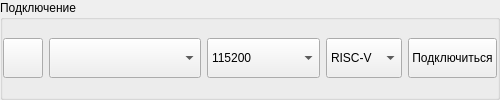
       <widget class="QGroupBox" name="gbox_connect">
        <property name="sizePolicy">
         <sizepolicy hsizetype="Minimum" vsizetype="Fixed">
          <horstretch>0</horstretch>
          <verstretch>0</verstretch>
         </sizepolicy>
        </property>
        <property name="minimumSize">
         <size>
          <width>500</width>
          <height>0</height>
         </size>
        </property>
        <property name="maximumSize">
         <size>
          <width>166675</width>
          <height>16777215</height>
         </size>
        </property>
        <property name="title">
         <string>Подключение</string>
        </property>
        <property name="flat">
         <bool>false</bool>
        </property>
        <property name="checkable">
         <bool>false</bool>
        </property>
        <layout class="QHBoxLayout" name="horizontalLayout_3" stretch="0,0">
         <property name="leftMargin">
          <number>0</number>
         </property>
         <property name="topMargin">
          <number>0</number>
         </property>
         <property name="rightMargin">
          <number>0</number>
         </property>
         <property name="bottomMargin">
          <number>0</number>
         </property>
         <item>
          <layout class="QHBoxLayout" name="hbox_port" stretch="1,4,3,2">
           <item>
            <widget class="QPushButton" name="btn_updport">
             <property name="sizePolicy">
              <sizepolicy hsizetype="Minimum" vsizetype="Preferred">
               <horstretch>0</horstretch>
               <verstretch>0</verstretch>
              </sizepolicy>
             </property>
             <property name="minimumSize">
              <size>
               <width>0</width>
               <height>0</height>
              </size>
             </property>
             <property name="maximumSize">
              <size>
               <width>40</width>
               <height>40</height>
              </size>
             </property>
             <property name="toolTip">
              <string>Обновить список портов</string>
             </property>
             <property name="text">
              <string notr="true"/>
             </property>
             <property name="icon">
              <iconset resource="view.ui.qrc">
               <normaloff>:/icons/update.png</normaloff>:/icons/update.png</iconset>
             </property>
            </widget>
           </item>
           <item>
            <widget class="QComboBox" name="combo_port">
             <property name="sizePolicy">
              <sizepolicy hsizetype="Fixed" vsizetype="Preferred">
               <horstretch>0</horstretch>
               <verstretch>0</verstretch>
              </sizepolicy>
             </property>
             <property name="minimumSize">
              <size>
               <width>0</width>
               <height>0</height>
              </size>
             </property>
             <property name="maximumSize">
              <size>
               <width>166675</width>
               <height>40</height>
              </size>
             </property>
            </widget>
           </item>
           <item>
            <widget class="QComboBox" name="combo_baud">
             <property name="sizePolicy">
              <sizepolicy hsizetype="Expanding" vsizetype="Preferred">
               <horstretch>0</horstretch>
               <verstretch>0</verstretch>
              </sizepolicy>
             </property>
             <property name="minimumSize">
              <size>
               <width>0</width>
               <height>0</height>
              </size>
             </property>
             <property name="maximumSize">
              <size>
               <width>166675</width>
               <height>40</height>
              </size>
             </property>
             <property name="currentIndex">
              <number>4</number>
             </property>
             <item>
              <property name="text">
               <string notr="true">9600</string>
              </property>
             </item>
             <item>
              <property name="text">
               <string notr="true">19200</string>
              </property>
             </item>
             <item>
              <property name="text">
               <string notr="true">38400</string>
              </property>
             </item>
             <item>
              <property name="text">
               <string notr="true">57600</string>
              </property>
             </item>
             <item>
              <property name="text">
               <string notr="true">115200</string>
              </property>
             </item>
             <item>
              <property name="text">
               <string notr="true">230400</string>
              </property>
             </item>
             <item>
              <property name="text">
               <string notr="true">460800</string>
              </property>
             </item>
             <item>
              <property name="text">
               <string notr="true">921600</string>
              </property>
             </item>
            </widget>
           </item>
           <item>
            <widget class="QComboBox" name="combo_arch">
             <property name="sizePolicy">
              <sizepolicy hsizetype="Preferred" vsizetype="Preferred">
               <horstretch>0</horstretch>
               <verstretch>0</verstretch>
              </sizepolicy>
             </property>
             <property name="minimumSize">
              <size>
               <width>0</width>
               <height>0</height>
              </size>
             </property>
             <property name="maximumSize">
              <size>
               <width>166675</width>
               <height>40</height>
              </size>
             </property>
             <item>
              <property name="text">
               <string notr="true">RISC-V</string>
              </property>
             </item>
             <item>
              <property name="text">
               <string notr="true">ARM</string>
              </property>
             </item>
            </widget>
           </item>
          </layout>
         </item>
         <item>
          <widget class="QPushButton" name="btn_connect">
           <property name="sizePolicy">
            <sizepolicy hsizetype="Minimum" vsizetype="Expanding">
             <horstretch>0</horstretch>
             <verstretch>0</verstretch>
            </sizepolicy>
           </property>
           <property name="minimumSize">
            <size>
             <width>0</width>
             <height>0</height>
            </size>
           </property>
           <property name="maximumSize">
            <size>
             <width>166675</width>
             <height>40</height>
            </size>
           </property>
           <property name="text">
            <string notr="true">Подключиться</string>
           </property>
          </widget>
         </item>
        </layout>
       </widget>
